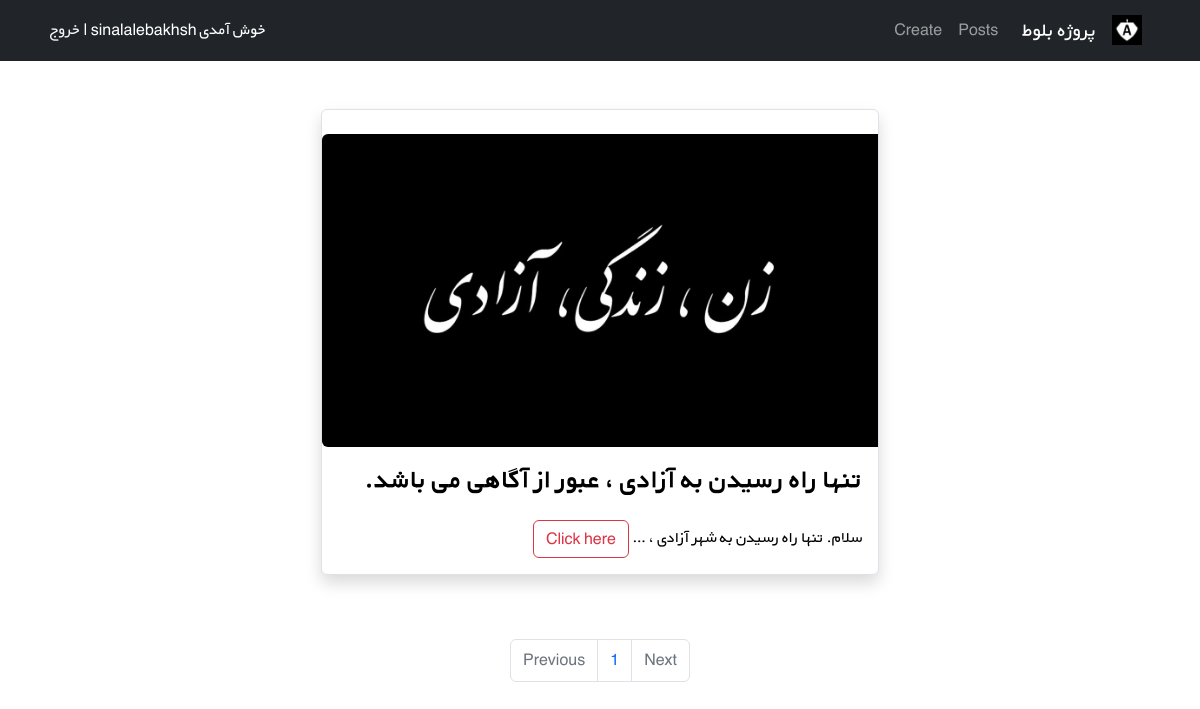
Before: /posts/ (signed in) with the older database file.
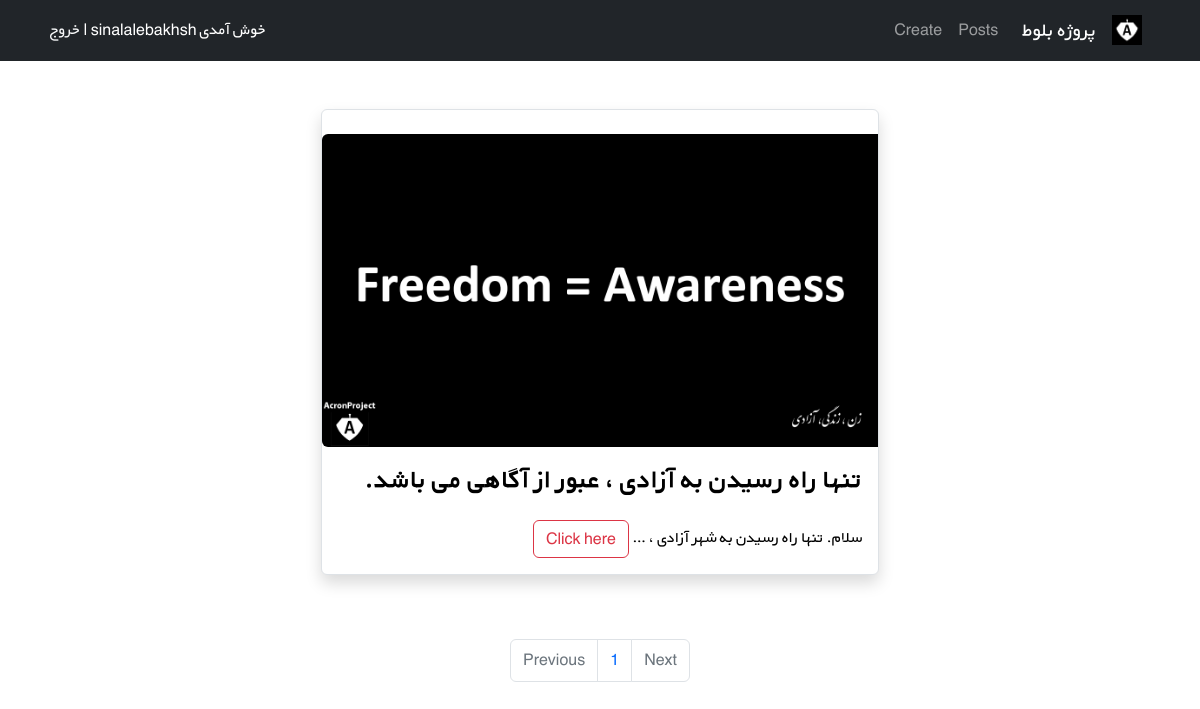
After: the same page with the newer database file.
### posts/models.py (models this page shows, shortened)
class Post(models.Model):
    user = models.ForeignKey(get_user_model(), on_delete=models.CASCADE)
    title = models.CharField(max_length=200)
    description = models.TextField()
    cover = models.ImageField(upload_to='covers/', blank=True)
    def get_absolute_url(self):
        return reverse("post_detail", args=[self.id])

### posts/views.py (the view)
# urls.py: path('', PostListView.as_view(), name="post_list"),
class PostListView(LoginRequiredMixin, generic.ListView):
    model = Post
    paginate_by = 4
    template_name = 'post/post_list.html'
    context_object_name = 'posts'

### posts/templates/post/post_list.html (shortened to what this page needs)
{% extends '_base.html' %}
{% block content %}
<div class="container" >
    {% for post in posts  %}
        <div class="d-flex justify-content-center">
            <div class="card col-xl-6  col-lg-6 col-md-8 col-sm-10 col-xs-6 m-sm-5 border rounded pt-4 shadow"
                dir="rtl">
                {% if post.cover %}
                    <a href="{{ post.get_absolute_url }}">
                        <img  src="{{ post.cover.url }}" class="img-fluid rounded-start" alt="..."  >
                    </a>
                {% else %}
                    <a href="{{ post.get_absolute_url }}">
                        <img  src="/static/pages/sinalalebakhsh.jpg" class="img-fluid rounded-start" alt="...">
                    </a>
                {% endif %}
                <div class="card-body">
                    <a href="{{ post.get_absolute_url }}"
                        class="text-decoration-none"
                        style="color:#000000;">
                        <h3 class="card-title" ><strong>{{ post.title | capfirst }}</strong></h3>
                        <p class="card-text pt-3">{{ post.description | truncatewords:8 }}
                    </a>
                    <a class="btn btn-bg btn-outline-danger" href="{{ post.get_absolute_url }}">Click here</a>
                </div>
            </div>
        </div>
    {% endfor %}
</div>
<ul class="pagination justify-content-center mt-3">
    {% if page_obj.has_previous %}
        <li class="page-item"><a class="page-link" href="?page={{ page_obj.previous_page_number }}">Previous</a></li>
    {% else %}
        <li class="page-item disabled"><a class="page-link" href="">Previous</a></li>
    {% endif %}
    <li class="page-item"><a class="page-link" href="#">{{ page_obj.number }}</a></li>
    {% if page_obj.has_next %}
        <li class="page-item"><a class="page-link" href="?page={{ page_obj.next_page_number }}">Next</a></li>
    {% else %}
        <li class="page-item disabled"><a class="page-link" href="#">Next</a></li>
    {% endif %}
  </ul>
{% endblock content %}

### templates/_base.html (shortened to what this page needs)
{% load static %}
<!DOCTYPE html>
<html lang="en">
<head>
    <link href="https://cdn.jsdelivr.net/npm/bootstrap@5.1.3/dist/css/bootstrap.min.css" rel="stylesheet"
>
    <link rel="stylesheet" href="{% static 'css/style.css'%}">
    <link href="https://cdn.jsdelivr.net/npm/bootstrap@5.2.2/dist/css/bootstrap.min.css" rel="stylesheet"
>
</head>
<body>
    <nav class="navbar navbar-expand-lg navbar-dark bg-dark" dir="rtl">
        <div class="container">
            <a class="navbar-brand" href="{% url 'home' %}">
                <img src="{% static 'icons/logo.jpg' %}" alt="" height="30"
                     class="d-inline-block align-text-top">
            </a>
            <a class="navbar-brand mx-3" href="{% url 'home' %}">پروژه بلوط</a>
            <div class="collapse navbar-collapse" id="navbarNavAltMarkup">
                <div class="navbar-nav">
                    {% if user.is_authenticated %}
                        <a class="nav-link" href="{% url 'post_list' %}">Posts</a>
                        <a class="nav-link" href="3">Create</a>
                    {% endif %}
                </div>
            </div>
            <div class="mx-2 text-white">
                {% if user.is_authenticated %}
                    خوش آمدی {{ user.username }} | <a class="link-light text-decoration-none" href="{% url 'logout' %}">خروج</a>
                {% else %}
                <a href="{% url 'login' %}" class="link-light text-decoration-none">ورود</a>
                <span> یا </span>
                <a href="{% url 'signup' %}" class="link-light text-decoration-none">ثبت نام</a>
                {% endif %}
            </div>
        </div>
    </nav>
    {% block content %}
    {% endblock content %}
</body>
</html>

### static/css/style.css (style rules this page uses)
* { font-family: 'BYekan', sans-serif; line-height: 1.8rem; }

Changed rows visible on the page:
changed Post "تنها راه رسیدن به آزادی ، عبور از آگاهی می باشد.": cover: a different picture
